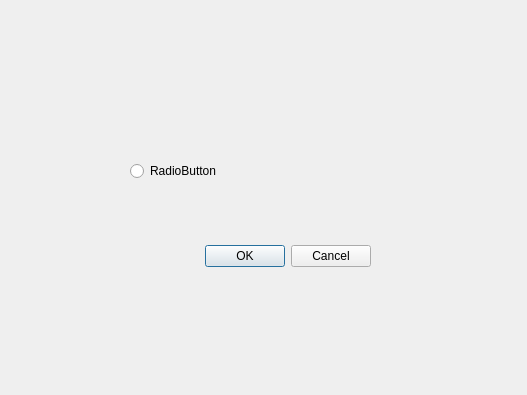
<?xml version="1.0" encoding="UTF-8"?>
<ui version="4.0">
 <class>Dialog</class>
 <widget class="QDialog" name="Dialog">
  <property name="geometry">
   <rect>
    <x>0</x>
    <y>0</y>
    <width>527</width>
    <height>395</height>
   </rect>
  </property>
  <property name="windowTitle">
   <string>Dialog</string>
  </property>
  <widget class="QDialogButtonBox" name="buttonBox">
   <property name="geometry">
    <rect>
     <x>30</x>
     <y>240</y>
     <width>341</width>
     <height>32</height>
    </rect>
   </property>
   <property name="orientation">
    <enum>Qt::Horizontal</enum>
   </property>
   <property name="standardButtons">
    <set>QDialogButtonBox::Cancel|QDialogButtonBox::Ok</set>
   </property>
  </widget>
  <widget class="QRadioButton" name="radioButton">
   <property name="geometry">
    <rect>
     <x>130</x>
     <y>160</y>
     <width>132</width>
     <height>22</height>
    </rect>
   </property>
   <property name="text">
    <string>RadioButton</string>
   </property>
  </widget>
 </widget>
 <resources/>
 <connections>
  <connection>
   <sender>buttonBox</sender>
   <signal>accepted()</signal>
   <receiver>Dialog</receiver>
   <slot>accept()</slot>
   <hints>
    <hint type="sourcelabel">
     <x>248</x>
     <y>254</y>
    </hint>
    <hint type="destinationlabel">
     <x>157</x>
     <y>274</y>
    </hint>
   </hints>
  </connection>
  <connection>
   <sender>buttonBox</sender>
   <signal>rejected()</signal>
   <receiver>Dialog</receiver>
   <slot>reject()</slot>
   <hints>
    <hint type="sourcelabel">
     <x>316</x>
     <y>260</y>
    </hint>
    <hint type="destinationlabel">
     <x>286</x>
     <y>274</y>
    </hint>
   </hints>
  </connection>
 </connections>
</ui>
